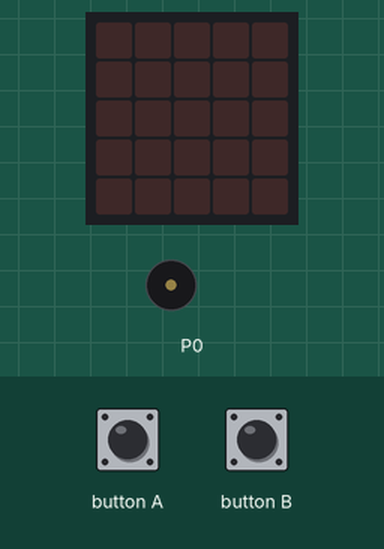
This program was run on a simulated BBC micro:bit (MakeCode). On the bench: the board's 5×5 LED display, buzzer (waves = sounding). The test bench sets the inputs (shaded band). Random numbers come from a fixed seed.

Above: at 1.2 s.
1.3 s: button A pressed for 0.15 s
At 3.0 s:
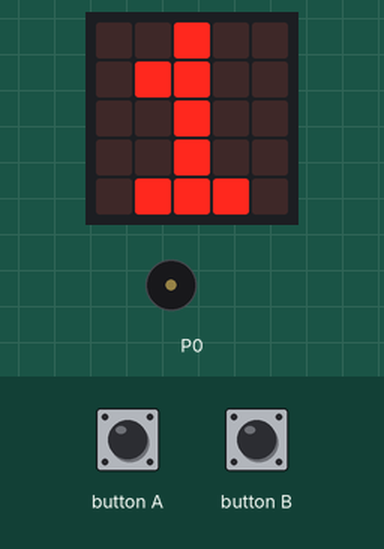
3.4 s: button B pressed for 0.15 s
At 3.8 s:
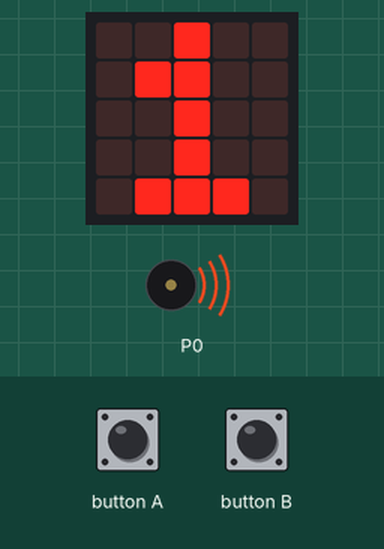
5.5 s: button A pressed for 0.15 s
At 7.3 s:
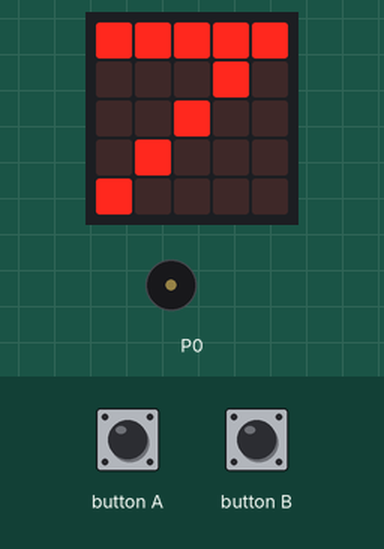
7.6 s: button B pressed for 0.15 s
At 9.0 s:
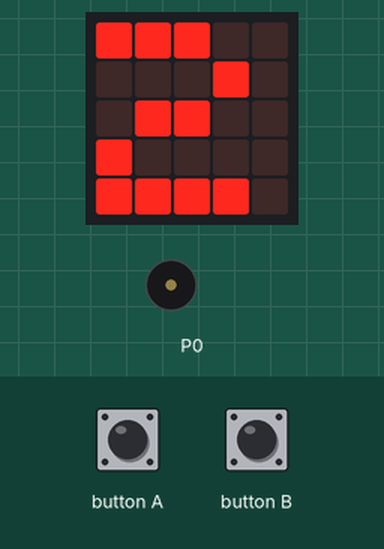
Timing chart, 0 to 10.6 s (numbered marks = the images above; inputs shaded):
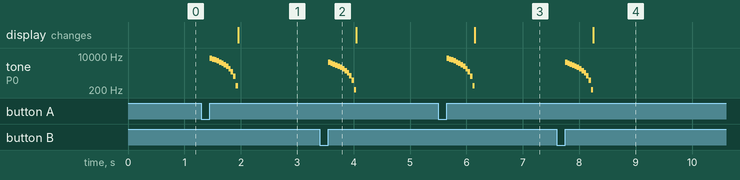

The program:

presser.py
```python
'''
When you press button A or B, a slightly different sound is
produced and a random number between 0 and 10 is displayed
on the LED.
'''

def play_sound(x = 5000):
    music.play_sound_effect(
        music.create_sound_effect(
            WaveShape.SINE,
            x,
            0,
            255,
            0,
            500,
            SoundExpressionEffect.NONE,
            InterpolationCurve.LINEAR
        ),
        SoundExpressionPlayMode.UNTIL_DONE
    )

def get_number():
    return Math.floor(Math.random() * 10)

def on_button_pressed_a():
    play_sound(8000)
    num = get_number()
    basic.show_number(num)

def on_button_pressed_b():
    play_sound()
    num = get_number()
    basic.show_number(num)

input.on_button_pressed(Button.A, on_button_pressed_a)

input.on_button_pressed(Button.B, on_button_pressed_b)
```

Measured:
- after the input at 1.3 s, tone on P0: plays 7666 Hz for 0.04 s, 7000 Hz for 0.04 s, 6333 Hz for 0.04 s, 5666 Hz for 0.04 s, 5000 Hz for 0.04 s, 4333 Hz for 0.04 s … (12 notes in this stretch), starting after 0.15 s; the display: changes after 0.65 s (image 1)
- after the input at 3.4 s, tone on P0: plays 4791 Hz for 0.04 s, 4375 Hz for 0.04 s, 3958 Hz for 0.04 s, 3541 Hz for 0.04 s, 3125 Hz for 0.04 s, 2708 Hz for 0.04 s … (12 notes in this stretch), starting after 0.15 s
- after the input at 5.5 s, tone on P0: plays 7666 Hz for 0.04 s, 7000 Hz for 0.04 s, 6333 Hz for 0.04 s, 5666 Hz for 0.04 s, 5000 Hz for 0.04 s, 4333 Hz for 0.04 s … (12 notes in this stretch), starting after 0.15 s; the display: changes after 0.65 s (image 3)
- after the input at 7.6 s, tone on P0: plays 4791 Hz for 0.04 s, 4375 Hz for 0.04 s, 3958 Hz for 0.04 s, 3541 Hz for 0.04 s, 3125 Hz for 0.04 s, 2708 Hz for 0.04 s … (12 notes in this stretch), starting after 0.15 s; the display: changes after 0.65 s (image 4)
